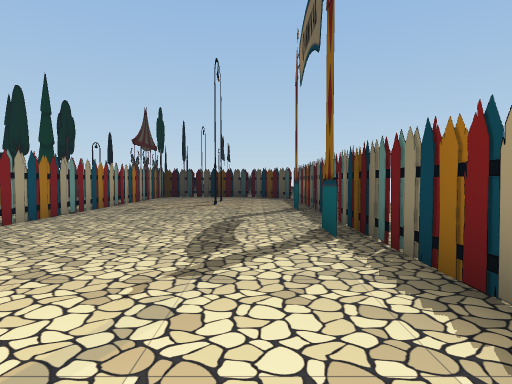
View 1 (above)

17 first-person views from a walk through a scene from a Unity 3-D project. The camera is 1.5 m above the floor, tilts 2° down and sees 75° across. The floor is counted in squares, 2 m on a side. Each view is taken from the middle of a square. On the plan, view 1 faces up. The plan holds only what a view shows up to about 11 squares ahead; the rest is blank. The place goes on beyond the plan. The player is left out.

View 2
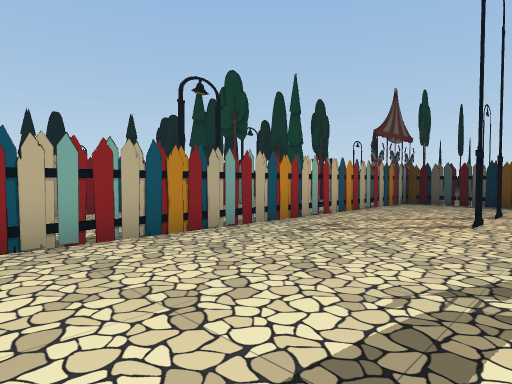

View 3
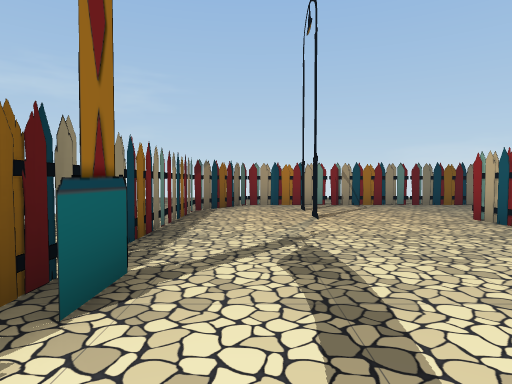

View 4
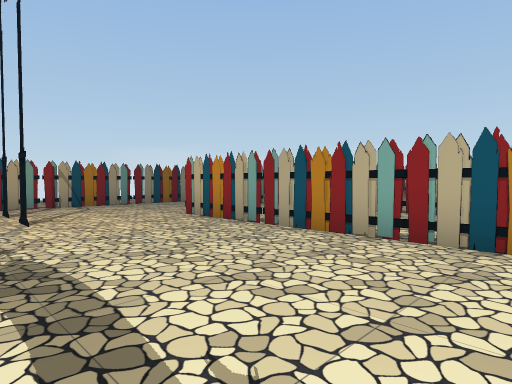

View 5
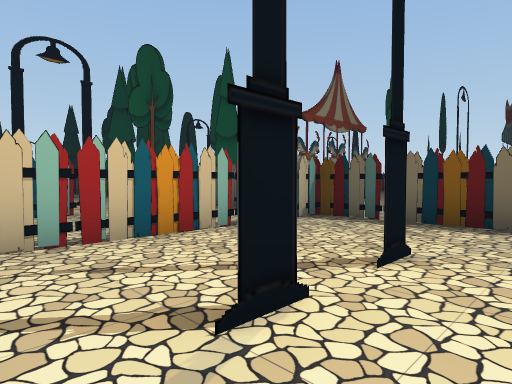

View 6
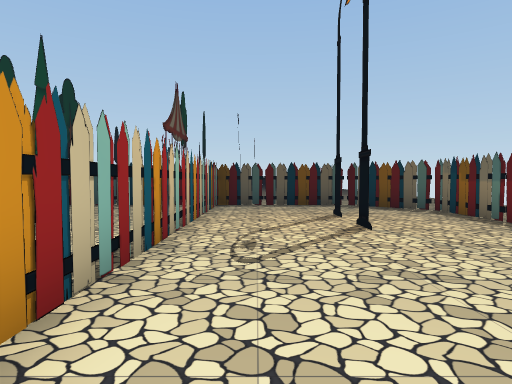

View 7
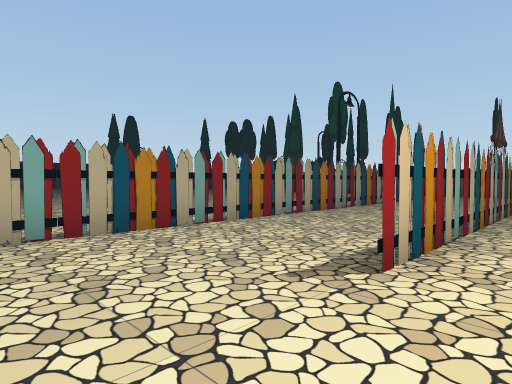

View 8
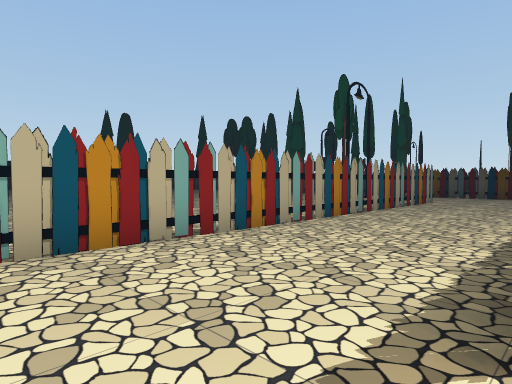

View 9
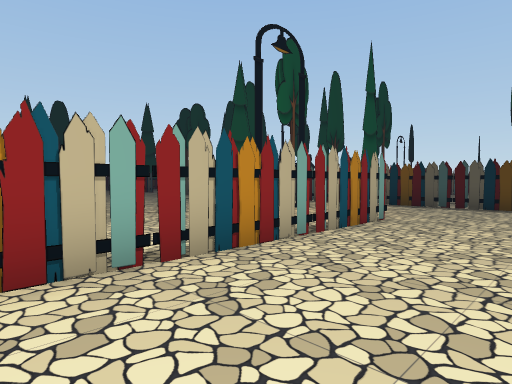

View 10
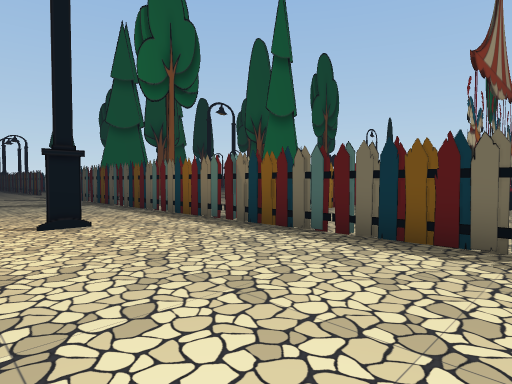

View 11
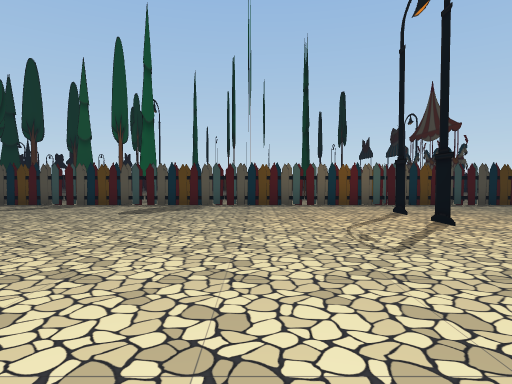

View 12
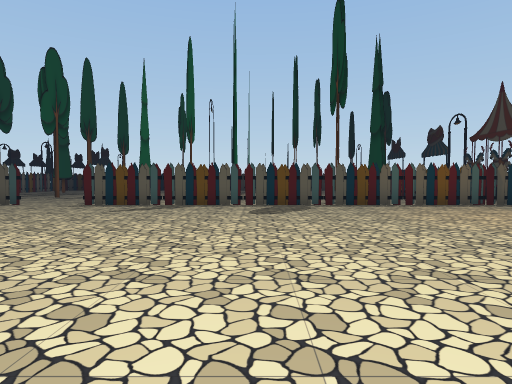

View 13
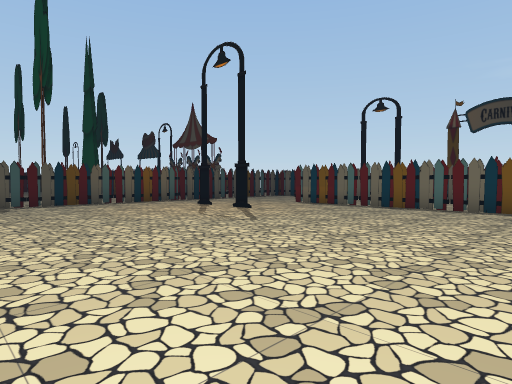

View 14
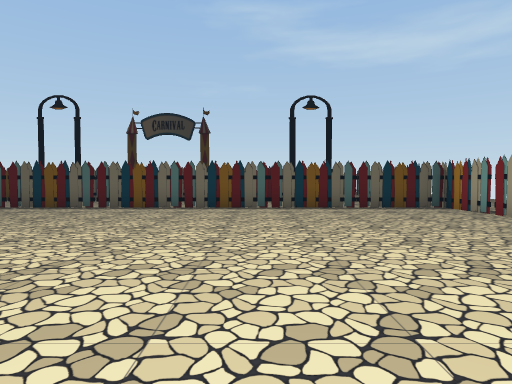

View 15
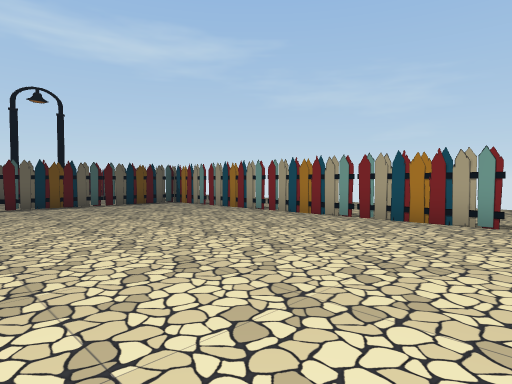

View 16
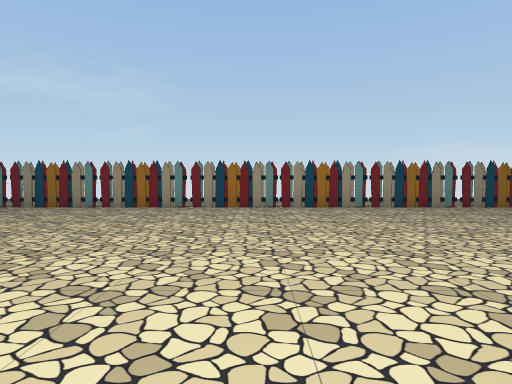

View 17
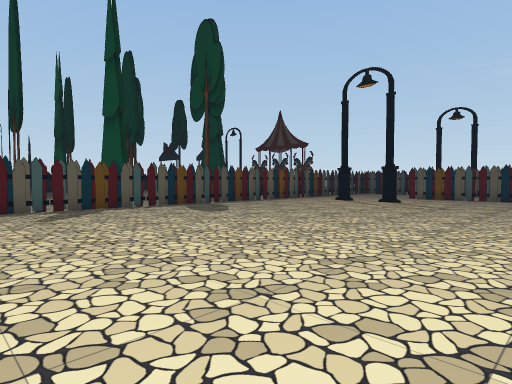

### Floor plan
Key: @ floor where view 1 was taken; # wall or solid block; x gap in a wall; . floor; T thing the floor can be seen under or through; O other object.
Columns run from 22 left of view 1 to 2 right of it. Each row starts with its distance up from view 1.
 20             #
 19             #
 18
 17
 16            .#        #
 15 x#####################O
 14 ..................#....O#
 13 ...........T......#.....#
 12 ...........T......#..#..#
 11 ...........T..#...#..#..#
 10 ..............#...#..#..#
  9 ..............#...#....##
  8 ..............#...#....##
  7 ..............#...#.... #
  6 ..............#...#.... #
  5   ............#...#....##
  4  .............#...#.....#
  3 ..............#...#.....#
  2 ..............#...#.....#
  1 ..............#...#.....#
  0 ..............#......#@.#
 -1 ..............#......#.##
 -2 ..............#......x.O.
 -3 ######################OO.

Where each view was taken, in squares from view 1:
view 1: 0 up, 0 right, facing up
view 2: 4 up, 0 right, facing up-left
view 3: 7 up, 0 right, facing down
view 4: 7 up, 0 right, facing down-left
view 5: 9 up, 0 right, facing up-left
view 6: 5 up, 3 left, facing up
view 7: 2 down, 3 left, facing up-left
view 8: 1 down, 4 left, facing up-left
view 9: 5 up, 5 left, facing up-left
view 10: 11 up, 5 left, facing up-left
view 11: 5 up, 14 left, facing up
view 12: 5 up, 17 left, facing up
view 13: 4 up, 17 left, facing up-right
view 14: 2 up, 17 left, facing right
view 15: 3 up, 18 left, facing down-right
view 16: 6 up, 19 left, facing down
view 17: 6 up, 22 left, facing up-right
